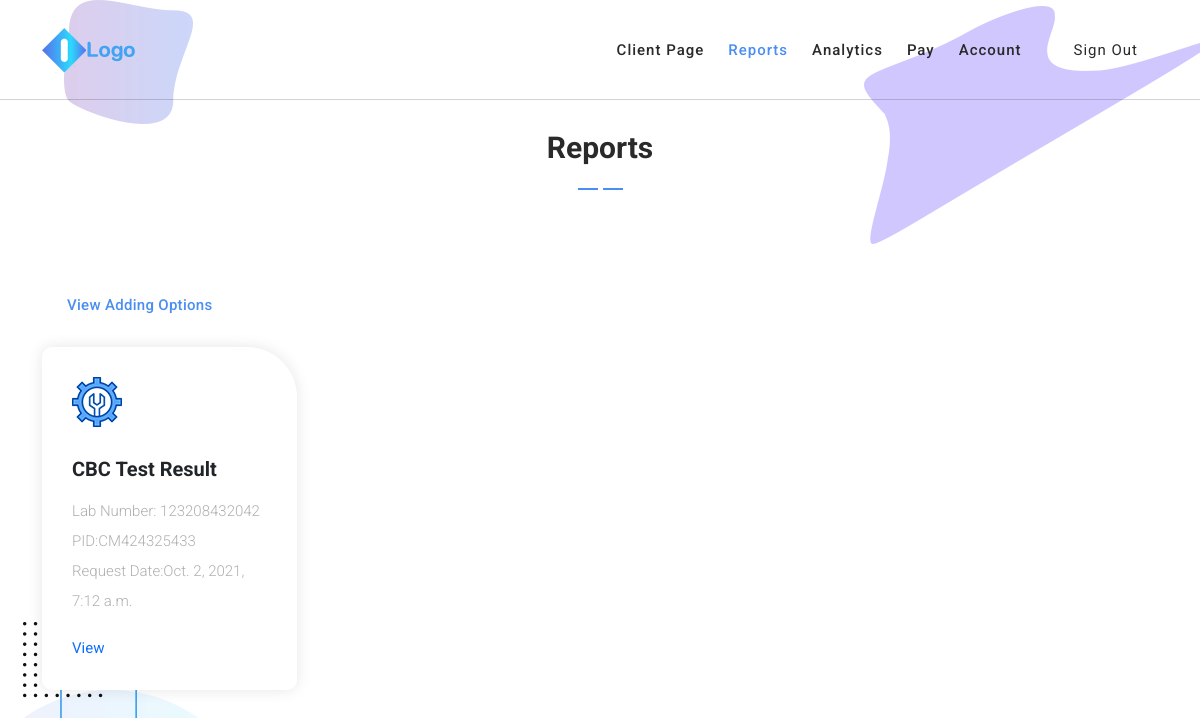
/reports/ (signed in), run on an earlier commit of the app's database.
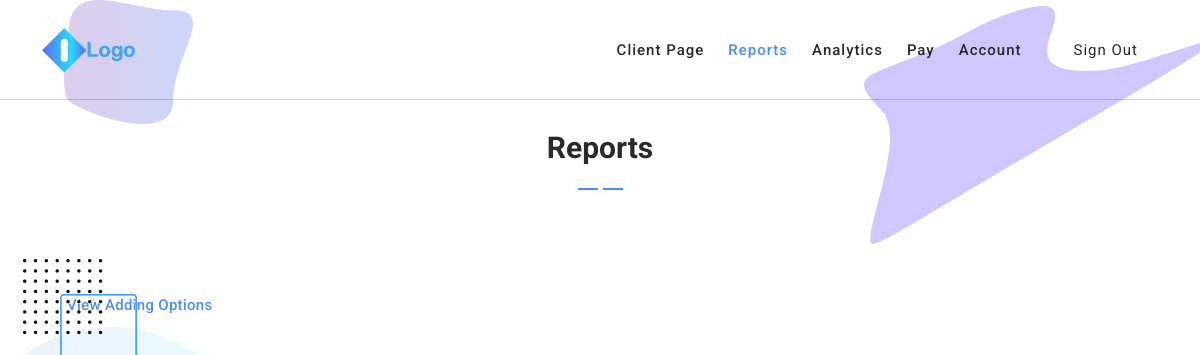
And on a later commit of the database.
### isabuhaywebapp/models.py (models this page shows, shortened)
class CBCTestResult(models.Model):
    user = models.ForeignKey(User, on_delete=models.CASCADE, blank=True, null=True)
    testImage = models.OneToOneField(CBCTestResultImage, on_delete=models.CASCADE, blank=True, null=True)
    testPDF = models.OneToOneField(CBCTestResultPDF, on_delete=models.CASCADE, blank=True, null=True)
    testDocx = models.OneToOneField(CBCTestResultDocx, on_delete=models.CASCADE, blank=True, null=True)
    source = models.CharField(max_length=50, blank=False, null=False)
    labNumber = models.CharField(max_length=50, blank=False, null=False)
    pid = models.CharField(max_length=50, blank=False, null=False)
    dateRequested = models.DateTimeField(blank=True, null=True)
    dateReceived = models.DateTimeField(blank=True, null=True)
    whiteBloodCells = models.FloatField(blank=False, null=False)
    redBloodCells = models.FloatField(blank=False, null=False)
    hemoglobin = models.FloatField(blank=False, null=False)
    hematocrit = models.FloatField(blank=False, null=False)
    meanCorpuscularVolume = models.FloatField(blank=False, null=False)
    meanCorpuscularHb = models.FloatField(blank=False, null=False)
    meanCorpuscularHbConc = models.FloatField(blank=False, null=False)
    rbcDistributionWidth = models.FloatField(blank=False, null=False)
    plateletCount = models.FloatField(blank=False, null=False)
    segmenters = models.FloatField(blank=False, null=False)
    lymphocytes = models.FloatField(blank=False, null=False)
    monocytes = models.FloatField(blank=False, null=False)
    eosinophils = models.FloatField(blank=False, null=False)
    basophils = models.FloatField(blank=False, null=False)
    bands = models.FloatField(blank=False, null=False)
    absoluteSeg = models.FloatField(blank=False, null=False)
    absoluteLymphocyteCount = models.FloatField(blank=False, null=False)
    absoluteMonocyteCount = models.FloatField(blank=False, null=False)
    absoluteEosinophilCount = models.FloatField(blank=False, null=False)
    absoluteBasophilCount = models.FloatField(blank=False, null=False)
    absoluteBandCount = models.FloatField(blank=False, null=False)

### isabuhaywebapp/views.py (the view)
# urls.py: path('reports/', DisplayAllCBCTestResult.as_view(), name='DisplayAllCBCTestResult'),
class DisplayAllCBCTestResult(LoginRequiredMixin, View):
    def get(self, request, *args, **kwargs):
        user = User.objects.get(id=request.user.id)
        object_list = user.cbctestresult_set.all()
        context = {'object_list': object_list}
        return render(request, 'displayAllCBCTestResult.html', context)

### templates/displayAllCBCTestResult.html (shortened to what this page needs)
{% load static %}
<!DOCTYPE html>
<html lang="en">
  <head>
    <link href="{% static 'vendor/bootstrap/css/bootstrap.min.css' %}" rel="stylesheet">
    <link rel="stylesheet" href="https://use.fontawesome.com/releases/v5.8.1/css/all.css' %}">
    <link rel="stylesheet" href="{% static 'assets/css/templatemo-chain-app-dev.css' %}">
    <link rel="stylesheet" href="{% static 'assets/css/animated.css' %}">
    <link rel="stylesheet" href="{% static 'assets/css/owl.css' %}">
  </head>
  <body>
    <header class="header-area header-sticky wow slideInDown" data-wow-duration="0.75s" data-wow-delay="0s">
      <div class="container">
        <div class="row">
          <div class="col-12">
            <nav class="main-nav">
               <a href="#" class="logo">
                <img src="{% static 'assets/images/logo.png' %}" alt="Chain App Dev" w>
              </a>
              <ul class="nav">
                <li class="scroll-to-section"><a href="{% url 'DisplayClientSide' %}">Client Page</a></li>
                <li class="scroll-to-section"><a href="#" class="active">Reports</a></li>
                <li class="scroll-to-section"><a href="#">Analytics</a></li>
                <li class="scroll-to-section"><a href="{% url 'DisplayAllPromoOptions' 'pay' %}">Pay</a></li>
                <li class="scroll-to-section"><a href="{% url 'DisplayAccountPage' %}">Account</a></li>
                <li class="scroll-to-section"><a href="{% url 'LogoutView' %}">Sign Out</a></li>
              </ul>
            </nav>
          </div>
        </div>
      </div>
    </header>
    <div id="All CBC" class="services section">
      <div class="container">
        <div class="row">
          <div class="col-lg-8 offset-lg-2">
            <div class="section-heading  wow fadeInDown" data-wow-duration="1s" data-wow-delay="0.5s">
              <h4>Reports</h4>
              <img src="{% static 'assets/images/heading-line-dec.png' %}" alt="">
             </div>
          </div>
        </div>
      </div>
      <div class="container">
        <div class="row">
          <div class="col-lg-12">
            <div class="white-button first-button scroll-to-section">
              <a href="{% url 'DisplayAddingOptions' %}">View Adding Options</a>
            </div>
        </div>
        <div class="row">
          {% for result in object_list %}
            <div class="col-lg-3" style="margin-top: 20px;"">
              <div class="service-item first-service">
                <div class="icon"></div>
                <h4>CBC Test Result</h4>
                <p>Lab Number: {{  result.labNumber }}<br>PID:{{ result.pid }}<br>Request Date:{{ result.dateRequested }}</p>
                <div class="text-button">
                  <a href="{% url 'DisplayCBCTestResult' result.pk %}">View </a>
                </div>
              </div>
            </div>
          {% endfor %}
        </div>
      </div>
    </div>
</body>
</html>

What changed in the data, as far as the page shows it:
removed CBCTestResult: labNumber "123208432042", pid "CM424325433", dateRequested "Oct. 2, 2021, 7:12 a.m."
